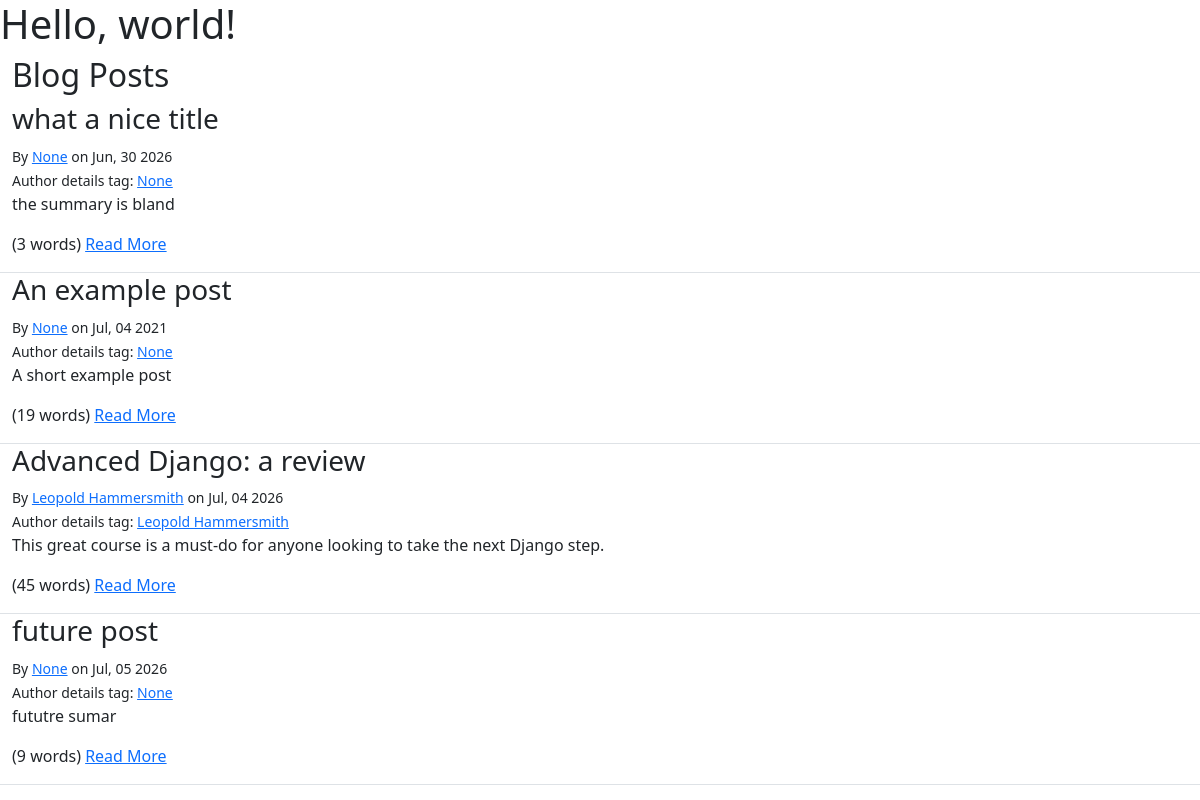
The page / on the database its author committed.
### blog/models.py (models this page shows, shortened)
class Post(models.Model):
    author = models.ForeignKey(to=settings.AUTH_USER_MODEL, on_delete=models.PROTECT)
    created_at = models.DateTimeField(auto_now_add=True)
    modified_at = models.DateTimeField(auto_now=True)
    published_at = models.DateTimeField(blank=True, null=True)
    title = models.TextField(max_length=100)
    slug = models.SlugField(unique=True)
    summary = models.TextField(max_length=500)
    content = models.TextField()
    tags = models.ManyToManyField(Tag, related_name="posts")
    comments = GenericRelation(Comment)

### blango_auth/models.py (models this page shows, shortened)
class User(AbstractUser):
    username = None
    email = models.EmailField(_("email address"), unique=True)
    objects = BlangoUserManager()
    USERNAME_FIELD = "email"
    REQUIRED_FIELDS = []

### blog/views.py (the view)
# urls.py: path("", blog.views.index),
def index(request):
    posts = Post.objects.filter(published_at__lte=timezone.now())
    return render(request, "blog/index.html", {'posts': posts})

### blog/templatetags/blog_extras.py (called while the page is built)
@register.filter
def author_details(author, current_user=None):
    if not isinstance(author, user_model):
        return ""
    if author == current_user:
        return format_html('<strong>{}</strong>', 'me')
    if author.first_name and author.last_name:
        name = f"{author.first_name} {author.last_name}"
    else:
        name = author.username
    details = format_html('{}', name)
    if author.email:
        details = format_html('<a href="mailto:{}">{}</a>', author.email, details)
    return details

@register.simple_tag
def rowcol(extra_classes=""):
    return format_html('<div class="row {}"><div class="col">', extra_classes)

@register.simple_tag
def endrowcol():
    return format_html('</div></div>', kwargs=[])

@register.simple_tag(takes_context=True)
def author_details_tag(context):
    request = context["request"]
    post = context["post"]
    return(author_details(post.author, request.user))

### templates/blog/index.html
{% extends "base.html" %}
{% load blog_extras %}
{% block content %}
<h2>Blog Posts</h2>
{% for post in posts %}
{% rowcol "border-bottom" %}
    <h3>{{ post.title }}</h3>
    {% include "blog/post-byline.html" %}
    <p>{{ post.summary }}</p>
    <p>({{ post.content|wordcount }} words) <a href="{% url 'blog-post-detail' post.slug %}">Read More</a></p>
{% endrowcol %}
{% endfor %}
{% endblock content %}

### templates/base.html (shortened to what this page needs)
<!DOCTYPE html>
<html lang="en">
<head>
<link href="https://cdn.jsdelivr.net/npm/bootstrap@5.0.2/dist/css/bootstrap.min.css" rel="stylesheet">
</head>
<body>
<h1>Hello, world!</h1>
<div class="container-fluid">
{% block content %}
{% endblock content %}</div>
</body>
</html>

### templates/blog/post-byline.html
{% load blog_extras %}
<small>By {{ post.author|author_details:request.user }} on {{ post.published_at|date:"M, d Y" }}</small>
<br/><small>Author details tag: {% author_details_tag %}</small>

### rows shown on the page
Post: title "what a nice title", author|author_details "None", published_at "Jun, 30 2026", author.email "None", summary "the summary is bland", content "3"
Post: title "An example post", author|author_details "None", published_at "Jul, 04 2021", author.email "None", summary "A short example post", content "19"
Post: title "Advanced Django: a review", author|author_details "Leopold Hammersmith", published_at "Jul, 04 2026", author.email "Leopold Hammersmith", summary "This great course is a must-do for anyone looking to take the next Django step.", content "45"
Post: title "future post", author|author_details "None", published_at "Jul, 05 2026", author.email "None", summary "fututre sumar", content "9"
